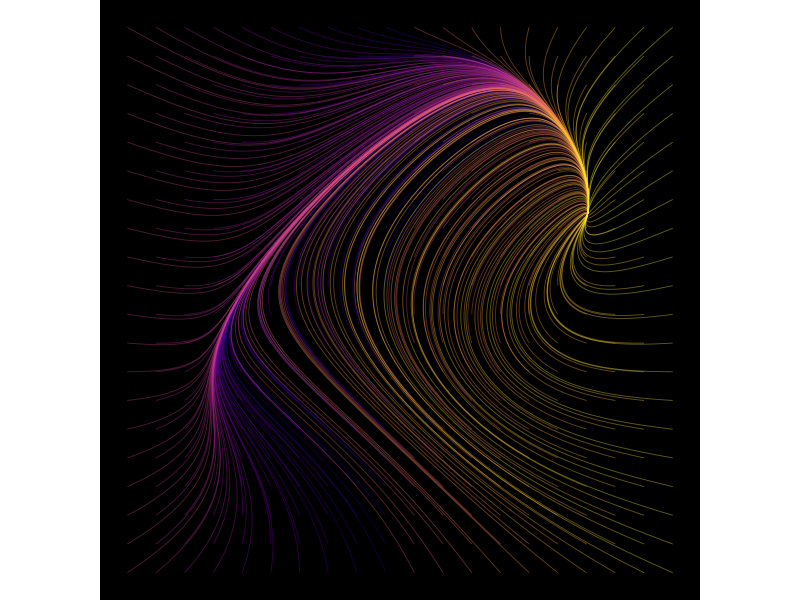
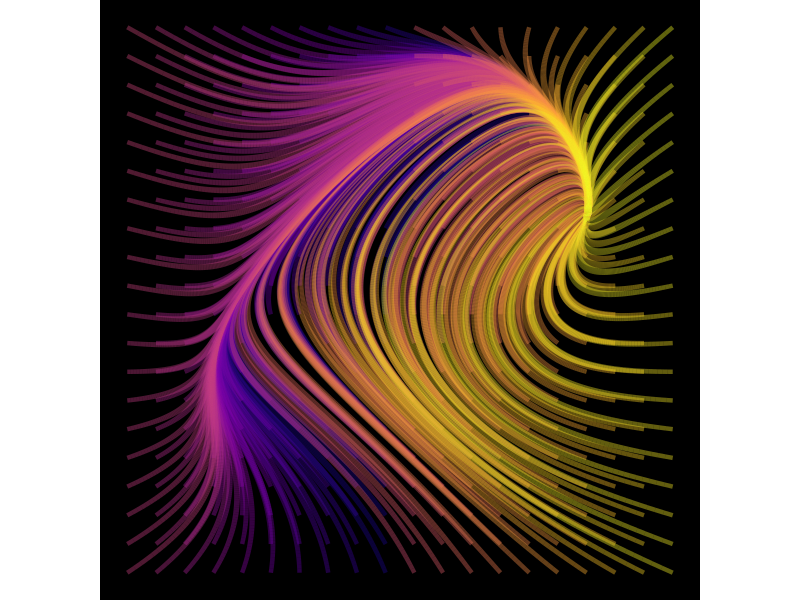
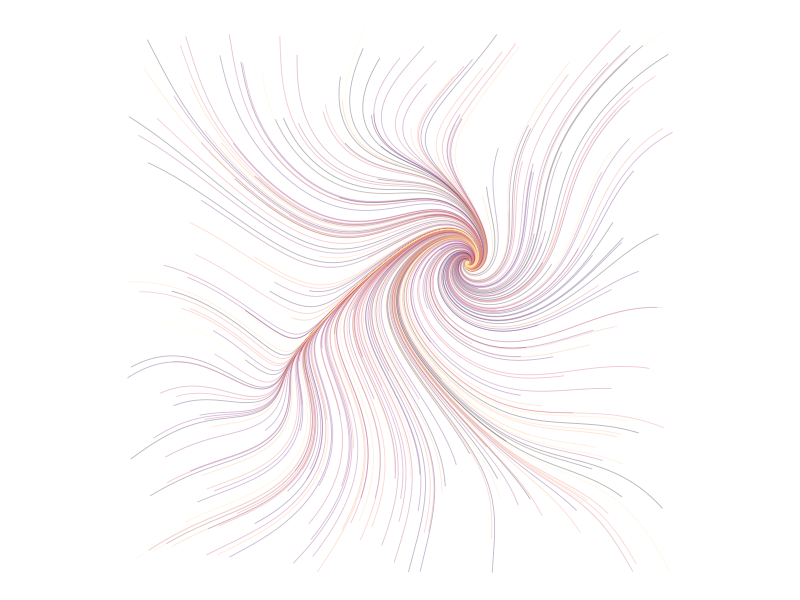
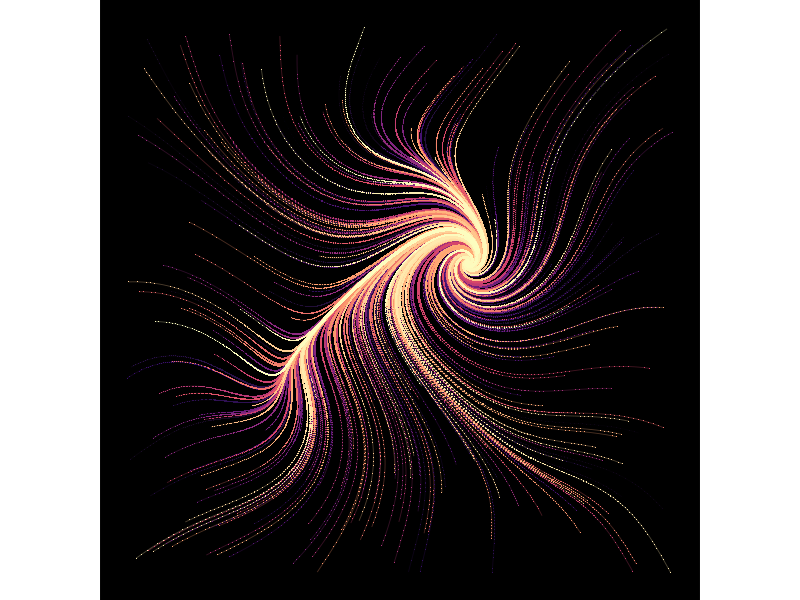

Write R code to recreate these figures, in order.
# Load required packages
library(deSolve)
library(ggplot2)
library(dplyr)

# Set seed for reproducibility
set.seed(123)

# Define the vector field (differential equations)
vector_field <- function(t, state, parameters) {
  with(as.list(c(state, parameters)), {
    dx <- a * sin(y) + b * x * (1 - x^2 - y^2)
    dy <- c * cos(x) + d * y * (1 - x^2 - y^2)
    list(c(dx, dy))
  })
}

# Parameters for the differential equations
parameters <- c(a = 1.5, b = 0.5, c = 1.2, d = 0.3)

# Time sequence for integration
times <- seq(0, 20, by = 0.01)

# Generate multiple initial conditions in a grid
n_points <- 20
x_init <- seq(-2, 2, length.out = n_points)
y_init <- seq(-2, 2, length.out = n_points)
initial_conditions <- expand.grid(x = x_init, y = y_init)

# Function to solve ODE for a single initial condition
solve_trajectory <- function(init, times, parameters) {
  state <- c(x = init$x, y = init$y)
  out <- ode(y = state, times = times, func = vector_field, parms = parameters)
  as.data.frame(out) %>% mutate(id = paste(init$x, init$y, sep = "_"))
}

# Solve ODE for all initial conditions
trajectories <- lapply(1:nrow(initial_conditions), function(i) {
  solve_trajectory(initial_conditions[i, ], times, parameters)
}) %>% bind_rows()

# Create the plot
ggplot(trajectories, aes(x = x, y = y, group = id)) +
  geom_path(aes(color = id), alpha = 0.4, size = 0.3) +
  scale_color_viridis_d(option = "plasma") +
  theme_void() +
  theme(legend.position = "none",
        plot.background = element_rect(fill = "black", color = NA)) +
  coord_equal()

#########

# Load required packages
library(deSolve)
library(ggplot2)
library(dplyr)

# Set seed for reproducibility
set.seed(123)

# Define the vector field (differential equations)
vector_field <- function(t, state, parameters) {
  with(as.list(c(state, parameters)), {
    dx <- a * sin(y) + b * x * (1 - x^2 - y^2)
    dy <- c * cos(x) + d * y * (1 - x^2 - y^2)
    list(c(dx, dy))
  })
}

# Parameters for the differential equations
parameters <- c(a = 1.5, b = 0.5, c = 1.2, d = 0.3)

# Time sequence for integration
times <- seq(0, 20, by = 0.01)

# Generate multiple initial conditions in a grid
n_points <- 20
x_init <- seq(-2, 2, length.out = n_points)
y_init <- seq(-2, 2, length.out = n_points)
initial_conditions <- expand.grid(x = x_init, y = y_init)

# Function to solve ODE for a single initial condition
solve_trajectory <- function(init, times, parameters) {
  state <- c(x = init$x, y = init$y)
  out <- ode(y = state, times = times, func = vector_field, parms = parameters)
  as.data.frame(out) %>% mutate(id = paste(init$x, init$y, sep = "_"))
}

# Solve ODE for all initial conditions
trajectories <- lapply(1:nrow(initial_conditions), function(i) {
  solve_trajectory(initial_conditions[i, ], times, parameters)
}) %>% bind_rows()

# Create the plot with varying line thickness
 ggplot(trajectories, aes(x = x, y = y, group = id)) +
  geom_path(aes(color = id, size = sin(time * 2) + 1.5), alpha = 0.4) +
  scale_color_viridis_d(option = "plasma") +
  scale_size_identity() +
  theme_void() +
  theme(legend.position = "none",
        plot.background = element_rect(fill = "black", color = NA)) +
  coord_equal()




 #########
 

library(deSolve)
library(ggplot2)
library(dplyr)

# Define a nonlinear vector field as a differential equation system
vector_field <- function(t, state, parameters) {
  with(as.list(state), {
    dx <- sin(y) - 0.5 * x
    dy <- cos(x) - 0.5 * y
    list(c(dx, dy))
  })
}

# Generate random initial conditions for trajectories
generate_trajectories <- function(n = 200, tmax = 20, steps = 500) {
  times <- seq(0, tmax, length.out = steps)
  all_trajectories <- list()
  
  for (i in 1:n) {
    state <- c(x = runif(1, -5, 5), y = runif(1, -5, 5))
    out <- ode(y = state, times = times, func = vector_field, parms = NULL)
    out_df <- as.data.frame(out)
    out_df$trajectory <- i
    all_trajectories[[i]] <- out_df
  }
  
  bind_rows(all_trajectories)
}

# Create the art
set.seed(42)
trajectories <- generate_trajectories(n = 300, tmax = 15)

# Plot using ggplot2
ggplot(trajectories, aes(x = x, y = y, group = trajectory, color = trajectory)) +
  geom_path(alpha = 0.3, size = 0.3) +
  scale_color_viridis_c(option = "A") +
  theme_void() +
  theme(legend.position = "none") +
  coord_equal() 

#########


library(deSolve)
library(ggplot2)
library(dplyr)

# Define the vector field (same as before)
vector_field <- function(t, state, parameters) {
  with(as.list(state), {
    dx <- sin(y) - 0.5 * x
    dy <- cos(x) - 0.5 * y
    list(c(dx, dy))
  })
}

# Generate trajectory data with progress (normalized time)
generate_trajectories <- function(n = 200, tmax = 20, steps = 500) {
  times <- seq(0, tmax, length.out = steps)
  all_trajectories <- list()
  
  for (i in 1:n) {
    state <- c(x = runif(1, -5, 5), y = runif(1, -5, 5))
    out <- ode(y = state, times = times, func = vector_field, parms = NULL)
    out_df <- as.data.frame(out)
    out_df$trajectory <- i
    out_df$progress <- seq(0, 20, length.out = nrow(out_df))  # normalized [0,1]
    all_trajectories[[i]] <- out_df
  }
  
  bind_rows(all_trajectories)
}

# Create the data
set.seed(42)
trajectories <- generate_trajectories(n = 300, tmax = 15)

# Plot: lines + dots with size = progress
ggplot(trajectories, aes(x = x, y = y, group = trajectory, color = trajectory)) +
  geom_path(alpha = 0.3, size = 0.3) +
  geom_point(aes(size = progress), shape = 16, stroke = 0) +
  scale_size(range = c(0.1, 1.5)) +
  scale_color_viridis_c(option = "A") +
  theme_void() +
  theme(
    legend.position = "none",
    plot.background = element_rect(fill = "black", color = NA),
    panel.background = element_rect(fill = "black", color = NA)
  ) +
  coord_equal()
